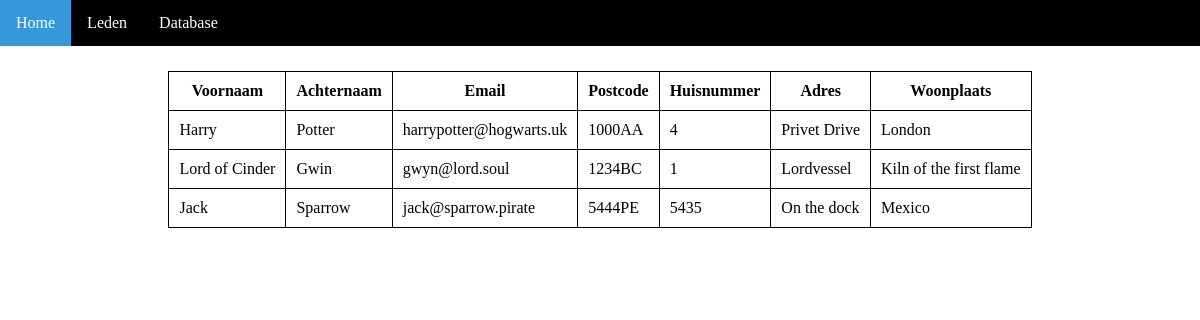
/ledenlijst.php, run on the app's committed database.
### tables this page shows
CREATE TABLE Lid (
    lidnummer INT AUTO_INCREMENT,
    naam VARCHAR(255),
    voornaam VARCHAR(255),
    postcode VARCHAR(6),
    huisnummer VARCHAR(16),
	PRIMARY KEY(lidnummer),
	FOREIGN KEY (postcode) REFERENCES Postcode(postcode)
);

CREATE TABLE Email (
    email VARCHAR(255),
    lidnummer INT,
	PRIMARY KEY (email),
	FOREIGN KEY (lidnummer) REFERENCES Lid(lidnummer) ON DELETE CASCADE
);

CREATE TABLE Postcode (
    postcode VARCHAR(6),
    adres VARCHAR(255),
    woonplaats VARCHAR(255),
	PRIMARY KEY (postcode)
);

### service/prep_statement/select_leden.php (called while the page is built)
<?php
$query_select_leden = "SELECT Lid.naam, Lid.voornaam, Lid.postcode, Lid.huisnummer, Postcode.adres, Postcode.woonplaats, Email FROM Lid LEFT OUTER JOIN Postcode ON Lid.postcode = Postcode.postcode LEFT OUTER JOIN Email on Lid.lidnummer = Email.lidnummer LEFT OUTER JOIN Telefoonnummer on Lid.lidnummer = Telefoonnummer.lidnummer";

### ledenlijst.php (the view, shortened to what this page needs)
<!DOCTYPE html>
<html lang="en">
<head>
</head>
<body>
    <?php include 'Partials/navbar.php'; ?>
    <table style="margin: 25px auto">
        <tr>
            <th>Voornaam</th>
            <th>Achternaam</th>
            <th>Email</th>
            <th>Postcode</th>
            <th>Huisnummer</th>
            <th>Adres</th>
            <th>Woonplaats</th>
        </tr>
        <?php
        require_once 'service/conn.php';
        require_once 'service/prep_statement/select_leden.php';
        $result = $conn->query($query_select_leden);
        ?>
        <?php while ($row = $result->fetch_assoc()) : ?>
            <tr>
                <td><?php echo $row['voornaam'] ?></td>
                <td><?php echo $row['naam'] ?></td>
                <td><?php echo $row['Email'] ?></td>
                <td><?php echo $row['postcode'] ?></td>
                <td><?php echo $row['huisnummer'] ?></td>
                <td><?php echo $row['adres'] ?></td>
                <td><?php echo $row['woonplaats'] ?></td>
            </tr>
        <?php endwhile; ?>
    </table>
</body>
</html>

### partials/navbar.php (shortened to what this page needs)
<ul>
    <li><a href="index.php">Home</a></li>
    <li><a href="ledenlijst.php">Leden</a></li>
    <li class="dropdown">
        <a href="javascript:void(0)" class="dropbtn">Database</a>
    </li>
</ul>

### ledenlijst.php (style rules this page uses)
table, th, td { border: 1px solid black; border-collapse: collapse; padding: 10px; }

### partials/navbar.php (style rules this page uses)
body { margin: 0; }
ul { list-style-type: none; margin: 0; padding: 0; overflow: hidden; background-color: #000; }
li { float: left; }
li a, .dropbtn { display: inline-block; color: white; text-align: center; padding: 14px 16px; text-decoration: none; }
li.dropdown { display: inline-block; }

### data on the page
lid: voornaam "Harry", naam "Potter", email.email "harrypotter@hogwarts.uk", postcode "1000AA", huisnummer "4", postcode.adres "Privet Drive", postcode.woonplaats "London"
lid: voornaam "Lord of Cinder", naam "Gwin", email.email "gwyn@lord.soul", postcode "1234BC", huisnummer "1", postcode.adres "Lordvessel", postcode.woonplaats "Kiln of the first flame"
lid: voornaam "Jack", naam "Sparrow", email.email "jack@sparrow.pirate", postcode "5444PE", huisnummer "5435", postcode.adres "On the dock", postcode.woonplaats "Mexico"
